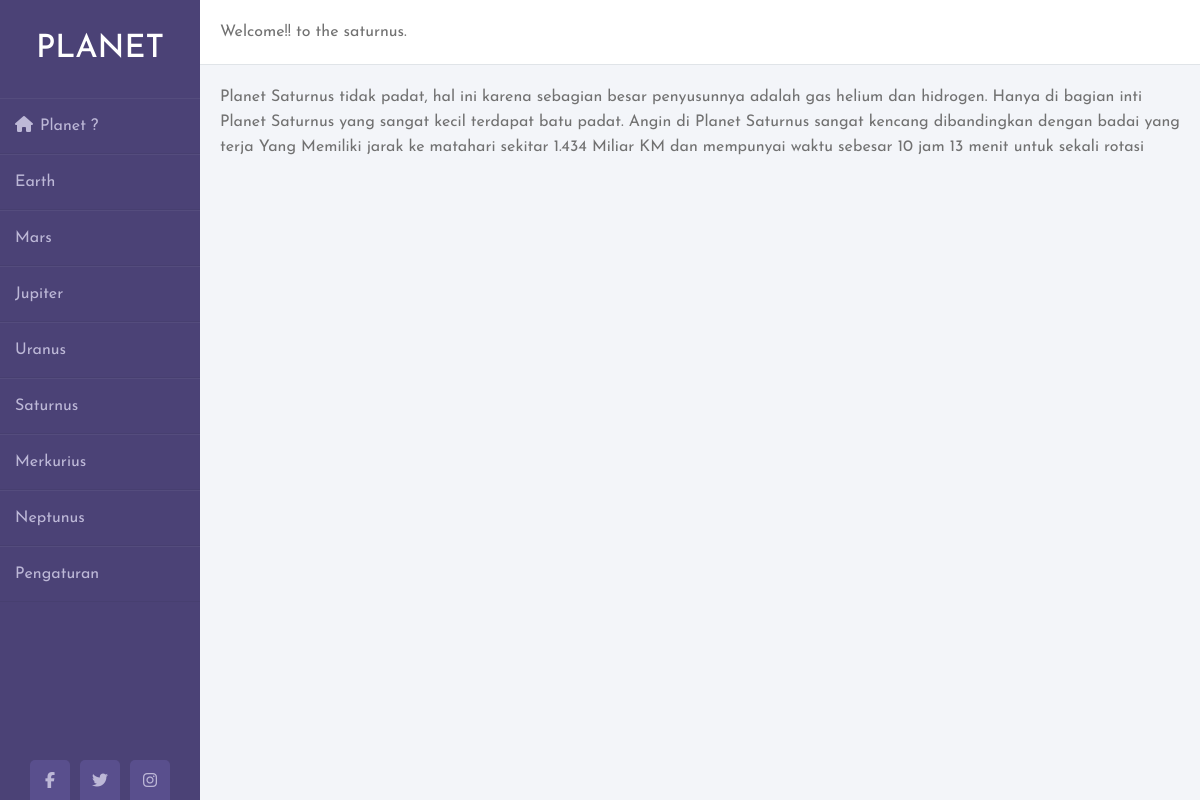
/coba/index.php?page=saturnus, run on the app's committed database.
### tables this page shows
CREATE TABLE `planet` (
  `id_planet` int(11) NOT NULL,
  `foto_planet` varchar(200) NOT NULL,
  `nama` varchar(255) DEFAULT NULL,
  `jarak` float DEFAULT NULL,
  `deskripsi` varchar(255) DEFAULT NULL,
  `waktu_rotasi` varchar(255) DEFAULT NULL
);

### coba/aplikasi.php (called while the page is built, shortened)
<?php
    function connect_to_db()
    {
            $conn =mysqli_connect('localhost',"root","root","tatasurya");
        if($conn == false)
        {
                echo mysqli_connect_error();
                die();
        }
        else
        {
            return $conn;
        }
    }
function get_planet_by_page($page)
{
    $conn = connect_to_db();
    $sql = "select * from planet where nama='$page'";
    $query= mysqli_query($conn,$sql);
    return mysqli_fetch_assoc($query);
}
?>

### coba/saturnus.php (the view, shortened to what this page needs)
<div class="header">Welcome!! to the <?php echo $page ?>.</div>
<?php
        $page =$_GET['page'];
        $data= get_planet_by_page($page);
?>
        <div class="info">
          <div><?php echo $data['deskripsi'];?> Yang Memiliki jarak ke matahari sekitar <?php echo $data['jarak'];?> Miliar KM dan mempunyai waktu sebesar <?php echo $data['waktu_rotasi'];?> untuk sekali rotasi </div>
      </div>

### coba/stylesheet.css (style rules this page uses)
* { margin: 0; padding: 0; box-sizing: border-box; list-style: none; text-decoration: none; font-family: 'Josefin Sans', sans-serif; }
body { background-color: #f3f5f9; }
.wrapper .main_content .header { padding: 20px; background: #fff; color: #717171; border-bottom: 1px solid #e0e4e8; }
.wrapper .main_content .info { margin: 20px; color: #717171; line-height: 25px; }
.wrapper .main_content .info div { margin-bottom: 20px; }

### data on the page
planet: deskripsi "Planet Saturnus tidak padat, hal ini karena sebagian besar penyusunnya adalah gas helium dan hidrogen. Hanya di bagian inti Planet Saturnus yang sangat kecil terdapat batu padat. Angin di Planet Saturnus sangat kencang dibandingkan dengan badai yang terja", jarak "1.434", waktu_rotasi "10 jam 13 menit"

### other printed values
$page "saturnus"
